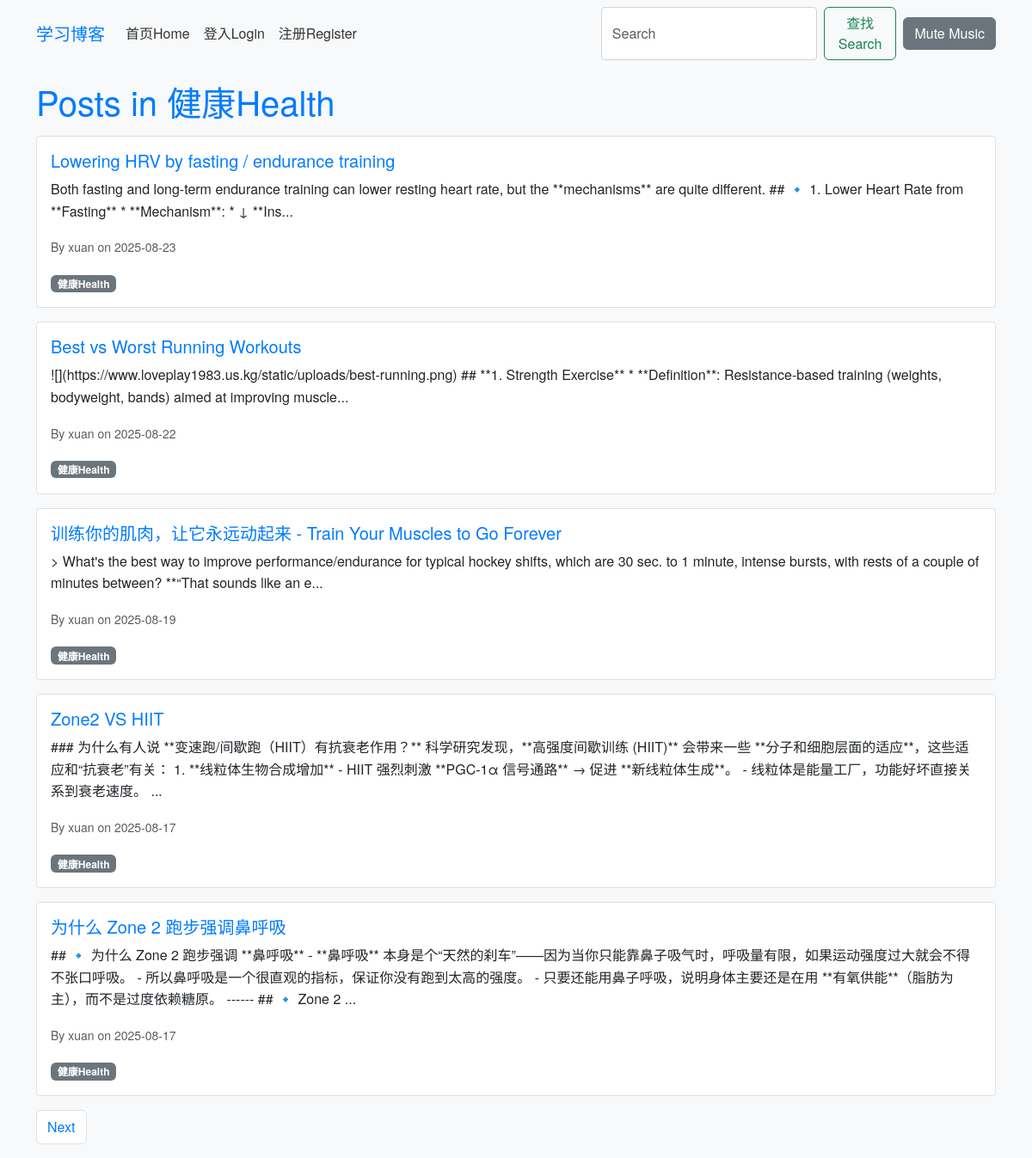
/category/11, run on the app's committed database.
### app/models.py (models this page shows, shortened)
class Category(db.Model):
    id = db.Column(db.Integer, primary_key=True)
    name = db.Column(db.String(50), unique=True)
    posts = db.relationship('Post', backref='category', lazy='dynamic')

class Post(db.Model):
    id = db.Column(db.Integer, primary_key=True)
    title = db.Column(db.String(100), nullable=False)
    body = db.Column(db.Text, nullable=False)
    timestamp = db.Column(db.DateTime, index=True, default=datetime.utcnow)
    user_id = db.Column(db.Integer, db.ForeignKey('user.id'), nullable=False)
    category_id = db.Column(db.Integer, db.ForeignKey('category.id'))
    comments = db.relationship('Comment', backref='post', lazy='dynamic')

class User(db.Model, UserMixin):
    id = db.Column(db.Integer, primary_key=True)
    username = db.Column(db.String(64), index=True, unique=True)
    email = db.Column(db.String(120), index=True, unique=True)
    password_hash = db.Column(db.String(128))
    posts = db.relationship('Post', backref='author', lazy='dynamic')
    comments = db.relationship('Comment', backref='author', lazy='dynamic')
    about_me = db.Column(db.String(140))
    last_seen = db.Column(db.DateTime, default=datetime.utcnow)
    about_me = db.Column(db.Text)  # Changed from String(140) to Text for richer content
    avatar = db.Column(db.String(128))  # New field for avatar filename

### app/routes.py (the view)
@bp.route('/category/<int:category_id>', methods=['GET'])
def category(category_id):
    category = Category.query.get_or_404(category_id)
    page = request.args.get('page', 1, type=int)
    posts = category.posts.order_by(Post.timestamp.desc()).paginate(page=page, per_page=5, error_out=False)
    next_url = url_for('main.category', category_id=category_id, page=posts.next_num) if posts.has_next else None
    prev_url = url_for('main.category', category_id=category_id, page=posts.prev_num) if posts.has_prev else None
    return render_template('category.html', category=category, posts=posts.items, next_url=next_url, prev_url=prev_url)

### app/templates/category.html (shortened to what this page needs)
{% extends 'base.html' %}
{% block content %}
<h1>Posts in {{ category.name }}</h1>
{% for post in posts %}
<div class="card mb-3">
    <div class="card-body">
        <h5 class="card-title"><a href="{{ url_for('main.post', post_id=post.id) }}">{{ post.title }}</a></h5>
        <p class="card-text">{{ post.body[:200] }}...</p>
        <p class="card-text"><small class="text-muted">By {{ post.author.username }} on {{ post.timestamp.strftime('%Y-%m-%d') }}</small></p>
        {% if post.category %}<span class="badge bg-secondary">{{ post.category.name }}</span>{% endif %}
    </div>
</div>
{% endfor %}
<nav>
    <ul class="pagination">
        {% if next_url %}<li class="page-item"><a class="page-link" href="{{ next_url }}">Next</a></li>{% endif %}
    </ul>
</nav>
{% endblock %}

### app/static/css/style.css (style rules this page uses)
body { font-family: 'Helvetica Neue', Arial, sans-serif; background-color: #f8f9fa; color: #333; line-height: 1.6; margin: 0; padding: 0; }
h1, h2, h3 { color: #007bff; margin-bottom: 1rem; }
a { color: #007bff; text-decoration: none; }
.card { border: 1px solid #e0e0e0; border-radius: 0.25rem; margin-bottom: 1rem; box-shadow: none; }
.card-body { padding: 1rem; }
.pagination .page-link { color: #007bff; }

### data on the page
Category: name "健康Health"
Post: title "Lowering HRV by fasting / endurance training", body "Both fasting and long-term endurance training can lower resting heart rate, but the **mechanisms** are quite different. ## 🔹 1. Lower Heart Rate from **Fasting** * **Mechanism**: * ↓ **Ins", author.username "xuan", timestamp "2025-08-23", category.name "健康Health"
Post: title "Best vs Worst Running Workouts", body "![](https://www.loveplay1983.us.kg/static/uploads/best-running.png) ## **1. Strength Exercise** * **Definition**: Resistance-based training (weights, bodyweight, bands) aimed at improving muscle", author.username "xuan", timestamp "2025-08-22", category.name "健康Health"
Post: title "训练你的肌肉，让它永远动起来 - Train Your Muscles to Go Forever", body "> What's the best way to improve performance/endurance for typical hockey shifts, which are 30 sec. to 1 minute, intense bursts, with rests of a couple of minutes between? **“That sounds like an e", author.username "xuan", timestamp "2025-08-19", category.name "健康Health"
Post: title "Zone2 VS HIIT", body "### 为什么有人说 **变速跑/间歇跑（HIIT）有抗衰老作用？** 科学研究发现，**高强度间歇训练 (HIIT)** 会带来一些 **分子和细胞层面的适应**，这些适应和“抗衰老”有关： 1. **线粒体生物合成增加** - HIIT 强烈刺激 **PGC-1α 信号通路** → 促进 **新线粒体生成**。 - 线粒体是能量工厂，功能好坏直接关系到衰老速度。", author.username "xuan", timestamp "2025-08-17", category.name "健康Health"
Post: title "为什么 Zone 2 跑步强调鼻呼吸", body "## 🔹 为什么 Zone 2 跑步强调 **鼻呼吸** - **鼻呼吸** 本身是个“天然的刹车”——因为当你只能靠鼻子吸气时，呼吸量有限，如果运动强度过大就会不得不张口呼吸。 - 所以鼻呼吸是一个很直观的指标，保证你没有跑到太高的强度。 - 只要还能用鼻子呼吸，说明身体主要还是在用 **有氧供能**（脂肪为主），而不是过度依赖糖原。 ------ ## 🔹 Zone 2", author.username "xuan", timestamp "2025-08-17", category.name "健康Health"
